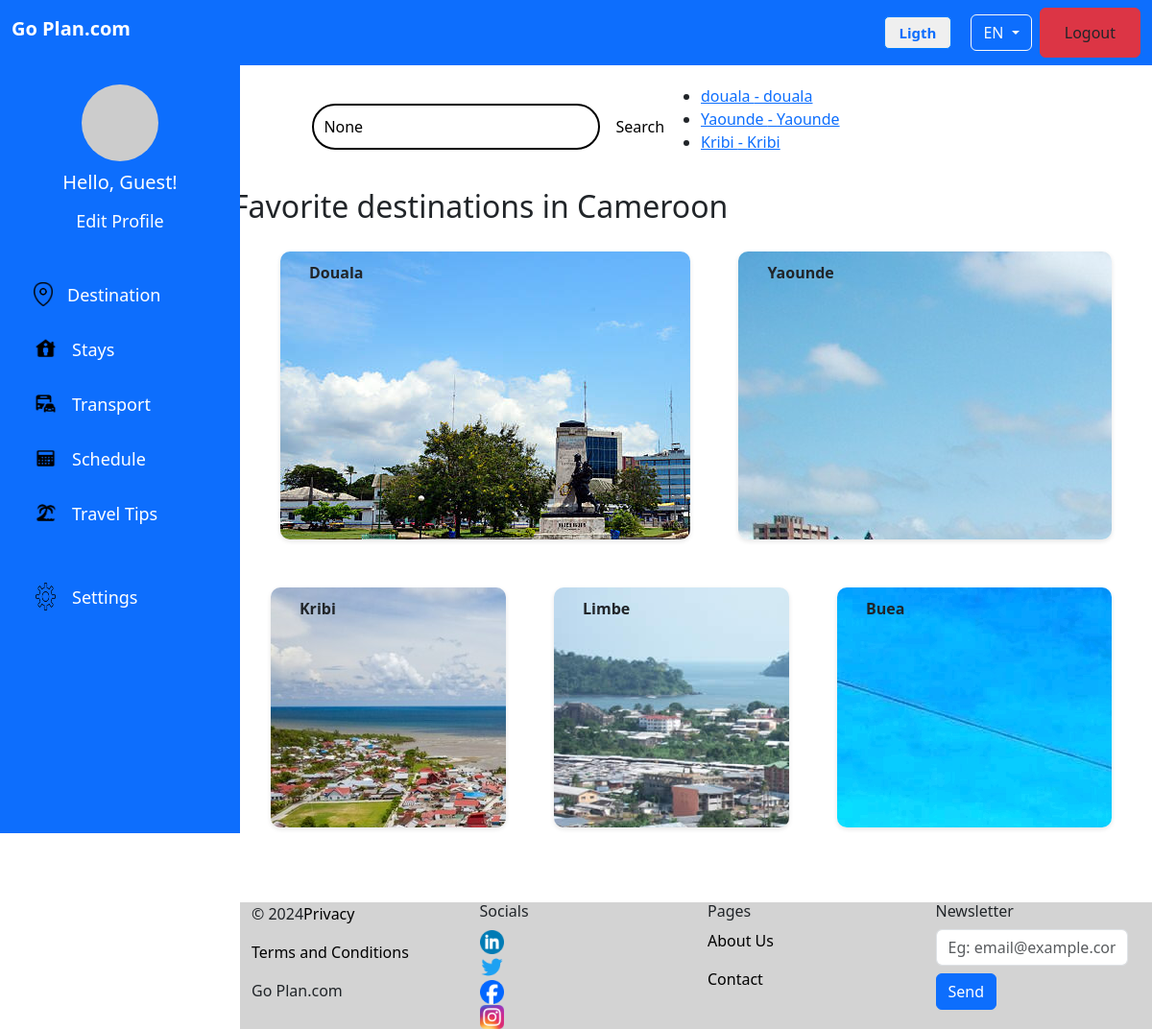
The page /destination_list/ on the database as committed earlier.
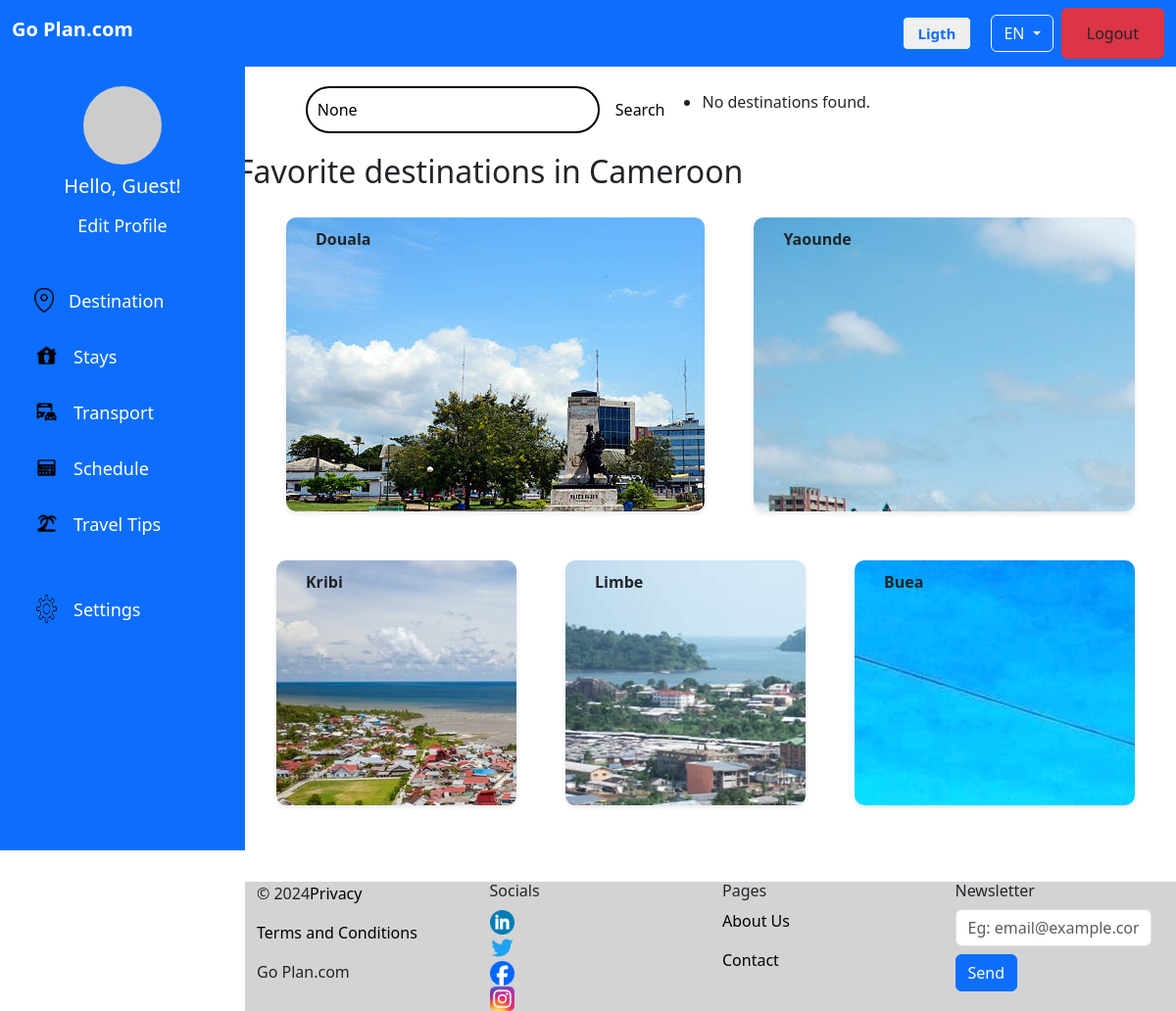
The same page on the database as committed later.
### accounts/models.py (models this page shows, shortened)
class Destination(models.Model):
    name = models.CharField(max_length=255)
    description = models.TextField()
    city = models.CharField(max_length=100)
    popular_attractions = models.TextField(blank=True, null=True)
    image = models.ImageField(upload_to='images/destination_img/', null= False, blank= False)

### accounts/views.py (the view)
# urls.py: path('destination_list/', views.destination_list, name='destination_list'),
def destination_list(request):
    query = request.GET.get('q')
    if query:
        destinations = Destination.objects.filter(name__icontains=query) | Destination.objects.filter(city__icontains=query)
    else:
        destinations = Destination.objects.all()
    return render(request, 'pages/UserDashboard/destination.html', {'destinations': destinations, 'query': query})

### accounts/templates/pages/UserDashboard/destination.html
{% extends "pages/UserDashboard/base.html" %}
{% block content %}
        <div class="container">
            <div class="search-bar">
                <input type="text" name="q" placeholder="Search by name or city" value="{{ query }}">
                <button type="submit">Search</button>
                <ul>
                    {% for destination in destinations %}
                        <li><a href="{% url 'destination_detail' destination.pk %}">{{ destination.name }} - {{ destination.city }}</a></li>
                    {% empty %}
                        <li>No destinations found.</li>
                    {% endfor %}
                </ul>
            </div>
            <div class="destination">
                <h2 class="text-left">Favorite destinations in Cameroon</h2>
                <div class="destination1">
                    <div class="destination-card1 destination-card">
                        <p>Douala</p>
                    </div>
                    <div class="destination-card2 destination-card">
                        <p>Yaounde</p>
                    </div>
                </div>
                <div class="destination2">
                    <div class="destination-card3 destination-card">
                        <p>Kribi</p>
                    </div>
                    <div class="destination-card4 destination-card">
                        <p>Limbe</p>
                    </div>
                    <div class="destination-card5 destination-card">
                        <p>Buea</p>
                    </div>
                </div>
            </div>
        </div>
{% endblock %}

Rows that differ between the two databases and show on the page:
removed Destination: name "douala", city "douala"
removed Destination: name "Yaounde", city "Yaounde"
removed Destination: name "Kribi", city "Kribi"
Other text that changed with them:
text now shown: "No destinations found."
